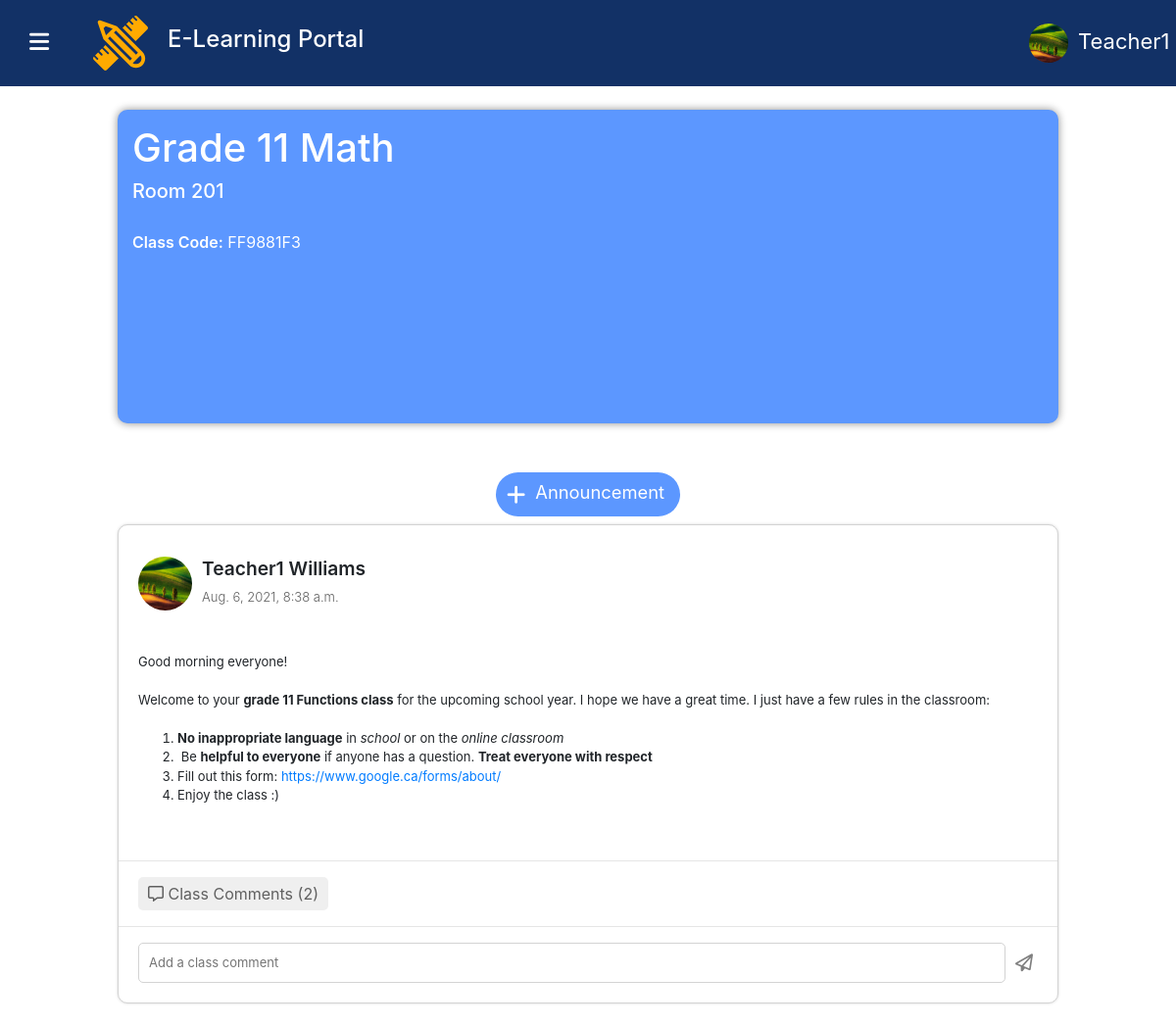
Screenshot of /ViewClassroom/FF9881F3/ (signed in) with the database file from the repository.
### educationPortal/models.py (models this page shows)
class User(AbstractUser):
    userType = models.CharField(max_length=20, default="student")
    profile_pic = models.ImageField(
        null=True, blank=True, default="blankUserIcon.svg")

class Classroom(models.Model):
    name = models.CharField(max_length=100, default="Classroom")
    students = models.ManyToManyField(User, blank=True)
    teacher = models.ForeignKey(
        User, on_delete=models.CASCADE, related_name="teacher")
    code = models.CharField(max_length=20)
    subject = models.CharField(max_length=50, default="")
    theme = models.CharField(max_length=20, default="cardBlue")

class Announcement(models.Model):
    classroom = models.ForeignKey(
        Classroom, on_delete=models.CASCADE, related_name="classroom", null=True)
    body = CharField(max_length=20000, default="")
    creator = models.ForeignKey(
        User, on_delete=models.CASCADE, related_name="creator", null=True)
    date = models.DateTimeField(default=datetime.now())
    comments = models.ManyToManyField(Comment, blank=True)

### educationPortal/views.py (the view)
# urls.py: path("ViewClassroom/<str:code>/", views.ViewClassroom, name="ViewClassroom"),
def ViewClassroom(request, code):
    if request.user.is_authenticated:
        selectedClass = Classroom.objects.get(code=code)
        announcements = Announcement.objects.filter(
            classroom=selectedClass).order_by('-date')
        return render(request, "educationPortal/ViewClassroom.html", {
            "class": selectedClass,
            "announcements": announcements
        })
    else:
        return login_view(request)

### educationPortal/templates/educationPortal/ViewClassroom.html (shortened to what this page needs)
{% load static %}
<!DOCTYPE html>
<html lang="en">
<head>
    <link rel="stylesheet" href="https://stackpath.bootstrapcdn.com/bootstrap/4.4.1/css/bootstrap.min.css"
>
    <link href="{% static 'educationPortal/styles.css' %}" rel="stylesheet">
    <link href="{% static 'educationPortal/ClassView.css' %}" rel="stylesheet">
</head>
<body>
    <header class="mainHeader">
        <div style="display: flex; align-items: center;">
            <div id="menuBars">
                <i class="fas fa-bars menuBars"></i>
            </div>
                        <img src="{% static 'educationPortal/Icons/Logo.svg' %}" style="height: 7vh; margin-right: 20px; color: orange; margin-left: 20px;"
                            class="logo">
            <h4 class="title">E-Learning Portal</h4>
        </div>
        <div class="headerItems">
            <button class="profileButton" onclick="profilePopUp()">
                {% if user.profile_pic %}
                    <img src="{{user.profile_pic.url}}" width="40px" height="40px" style="border-radius: 50%;">
                {% else %}
                    <img src="/images/blankUserIcon.svg" width="40px" height="40px" style="border-radius: 50%;">
                {% endif %}
                <p class="profileButtonText">{{user.first_name}}</p>
            </button>
        </div>
    </header>
    <br>
    <br>
    <br>
    <div class="MainColumn">
        <div class="ClassCentralDiv {{class.theme}}">
            <h1 class="className" style="padding-bottom: 0px;">{{class.name}}</h1>
            <h5 class="className" style="padding-top:0; padding-bottom: 20px;">{{class.subject}}</h5>
            <p style="padding-left: 15px; color: white; font-weight: 400;"><b style="font-weight: 600;">Class Code:</b> {{class.code}}</p>
        </div>
        <div class="Announcements">
            <button class="addAnnouncement {{class.theme}}" onclick="showAnnouncementMaker()">
                <i class="fas fa-plus" style="margin-left: 5px;"></i>
                <label style="font-size: smaller; padding-left: 10px; padding-top: 5px; padding-right: 10px; cursor: pointer;">Announcement</label>
            </button>
            {% for announcement in announcements %}
                <div class="announcementCard">
                    <div style="display: flex; align-items: center; padding-left: 20px; padding-top: 20px; padding-bottom: 20px;">
                        <div>
                            {% if announcement.creator.profile_pic %}
                            <img src="{{announcement.creator.profile_pic.url}}" class="announcementProfilePic">
                            {% else %}
                            <img src="/images/blankUserIcon.svg" class="announcementProfilePic">
                            {% endif %}
                        </div>
                        <div>
                            <p style="font-weight: 600; font-size: larger; padding-top: 10px; padding-left: 10px;">
                                {{announcement.creator.first_name}} {{announcement.creator.last_name}}</p>
                            <p style="font-size: small; font-weight: 300; color: rgb(96, 96, 96); padding-left: 10px; margin-top: -10px;">
                                {{announcement.date}}</p>
                        </div>
                    </div>
                    <div style="font-size: small; padding-left: 20px; padding-top: 10px;">
                        {{announcement.body | safe}}
                    </div>
                    <br>
                    <hr style="width: 100%;">
                    <button class="viewCommentButton" style="margin-left: 20px;" onclick="viewComments('comments:{{announcement.id}}')">
                        <i class="far fa-comment-alt"> </i>
                        Class Comments ({{announcement.comments.all.count}})
                    </button>
                    <hr style="width: 100%;">
                    <div style="display: flex; align-items: center; padding-left: 20px; padding-bottom: 20px; padding-right: 20px;">
                        <input type="text" placeholder="Add a class comment" class="classCommentInput" id="comment:{{announcement.id}}">
                        <button class="commentPostButton" id="post:{{announcement.id}}" onclick="postComment(id, `${document.getElementById('comment:'+'{{announcement.id}}').value}`)"><i class="far fa-paper-plane"></i></button>
                    </div>
                </div>
            {% endfor %}
        </div>
    </div>
</body>
</html>

### educationPortal/static/educationPortal/styles.css (style rules this page uses)
body { padding: 0px; margin: 0; }
.mainHeader { display: flex; background: #123166; min-height: 11vh; display: flex; justify-content: space-around; align-items: center; color: white; position: fixed; width: 100%; z-index: 6; }
.title { width: 250px; }
.headerItems { display: flex; align-items: center; width: 80%; align-items: center; justify-content: flex-end; }
.menuBars { width: 10px; font-size: 23px; margin-right: 35px; transition: 0.2s; margin-left: 30px; }
.cardBlue { background-color: #5c97ff; }
.profileButton { display: flex; justify-content: center; align-items: center; background: none; color: white; outline: none; border: none; font-size: 22px; max-width: 150px; max-height: 45px; transition: 0.3s; margin-right: 80px; }
.profileButtonText { padding-top: 12px; padding-left: 10px; max-width: 2vw; }

### educationPortal/static/educationPortal/ClassView.css (style rules this page uses)
.MainColumn { display: flex; align-items: center; flex-direction: column; width: 100%; }
.ClassCentralDiv { margin-top: 5vh; width: 80%; height: 40vh; border-radius: 10px; box-shadow: 0px 0px 8px #8c8c8c; display: flex; flex-direction: column; }
.className { padding: 15px; color: white; }
.Announcements { display: flex; flex-direction: column; align-items: center; width: 80%; margin-top: 5vh; }
.announcementCard { width: 100%; border-radius: 10px; background-color: white; outline: none; border: 1px solid lightgray; margin: 10px; box-shadow: 0px 0px 3px #d8d8d8; }
.addAnnouncement { display: flex; justify-content: center; align-items: center; color: white; outline: none; border: none; font-size: 22px; height: 45px; transition: 0.3s; border-radius: 25px; margin: 10px; }
.classCommentInput { border: 0.5px solid lightgray; border-radius: 5px; outline: none; padding: 10px; font-size: small; width: 100%; }
.commentPostButton { color: gray; padding: 5px; outline: none; border: none; background: none; font-size: large; margin-left: 5px; transition: 0.2s; }
.viewCommentButton { outline: none; border: none; border-radius: 5px; padding: 5px; padding-left: 10px; padding-right: 10px; color: rgb(96, 96, 96); transition: 0.2s; }
.announcementProfilePic { width: 55px; height: 55px; overflow: hidden; border-radius: 50%; }

### rows the page displays
User: profile_pic (picture), first_name "Teacher1"
Classroom: name "Grade 11 Math", subject "Room 201", code "FF9881F3"
Announcement: creator.profile_pic (picture), creator.first_name "Teacher1", creator.last_name "Williams", date "Aug. 6, 2021, 8:38 a.m.", body "Good morning everyone! Welcome to your grade 11 Functions class for the upcoming school year. I hope we have a great time. I just have a few rules in the classroom: No inappropriate language in school or on the online classroom Be helpful to everyone if anyone has a question. Treat everyone with respect Fill out this form: https://www.google.ca/forms/about/ Enjoy the class :)", comments.all.count "2"
